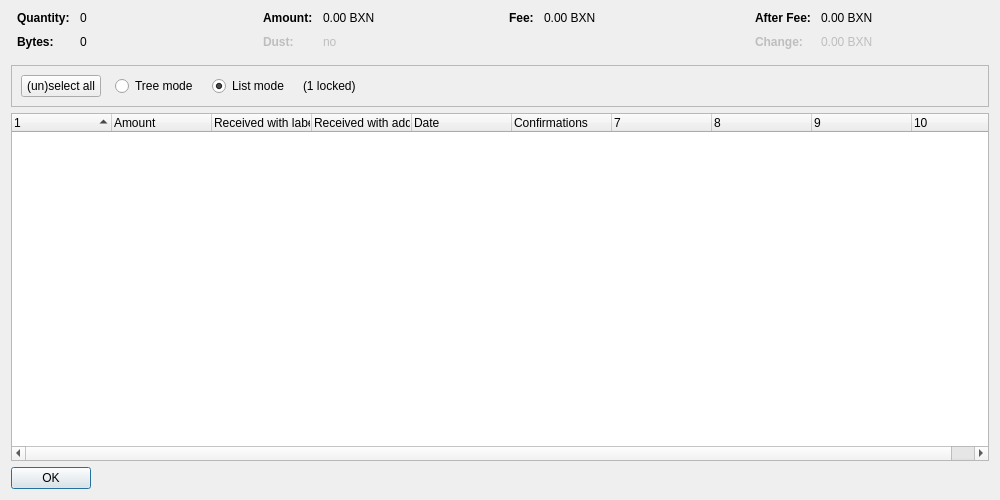
<?xml version="1.0" encoding="UTF-8"?>
<ui version="4.0">
 <class>CoinControlDialog</class>
 <widget class="QDialog" name="CoinControlDialog">
  <property name="geometry">
   <rect>
    <x>0</x>
    <y>0</y>
    <width>1000</width>
    <height>500</height>
   </rect>
  </property>
  <property name="windowTitle">
   <string>Coin Selection</string>
  </property>
  <layout class="QVBoxLayout" name="verticalLayout">
   <item>
    <layout class="QHBoxLayout" name="horizontalLayoutTop" stretch="0,0,0,0">
     <property name="topMargin">
      <number>0</number>
     </property>
     <property name="bottomMargin">
      <number>10</number>
     </property>
     <item>
      <layout class="QFormLayout" name="formLayoutCoinControl1">
       <property name="horizontalSpacing">
        <number>10</number>
       </property>
       <property name="verticalSpacing">
        <number>10</number>
       </property>
       <property name="leftMargin">
        <number>6</number>
       </property>
       <property name="rightMargin">
        <number>6</number>
       </property>
       <item row="0" column="0">
        <widget class="QLabel" name="labelCoinControlQuantityText">
         <property name="font">
          <font>
           <weight>75</weight>
           <bold>true</bold>
          </font>
         </property>
         <property name="text">
          <string>Quantity:</string>
         </property>
        </widget>
       </item>
       <item row="0" column="1">
        <widget class="QLabel" name="labelCoinControlQuantity">
         <property name="cursor">
          <cursorShape>IBeamCursor</cursorShape>
         </property>
         <property name="contextMenuPolicy">
          <enum>Qt::ActionsContextMenu</enum>
         </property>
         <property name="text">
          <string notr="true">0</string>
         </property>
         <property name="textInteractionFlags">
          <set>Qt::LinksAccessibleByMouse|Qt::TextSelectableByKeyboard|Qt::TextSelectableByMouse</set>
         </property>
        </widget>
       </item>
       <item row="1" column="0">
        <widget class="QLabel" name="labelCoinControlBytesText">
         <property name="font">
          <font>
           <weight>75</weight>
           <bold>true</bold>
          </font>
         </property>
         <property name="text">
          <string>Bytes:</string>
         </property>
        </widget>
       </item>
       <item row="1" column="1">
        <widget class="QLabel" name="labelCoinControlBytes">
         <property name="cursor">
          <cursorShape>IBeamCursor</cursorShape>
         </property>
         <property name="contextMenuPolicy">
          <enum>Qt::ActionsContextMenu</enum>
         </property>
         <property name="text">
          <string notr="true">0</string>
         </property>
         <property name="textInteractionFlags">
          <set>Qt::LinksAccessibleByMouse|Qt::TextSelectableByKeyboard|Qt::TextSelectableByMouse</set>
         </property>
        </widget>
       </item>
      </layout>
     </item>
     <item>
      <layout class="QFormLayout" name="formLayoutCoinControl2">
       <property name="horizontalSpacing">
        <number>10</number>
       </property>
       <property name="verticalSpacing">
        <number>10</number>
       </property>
       <property name="leftMargin">
        <number>6</number>
       </property>
       <property name="rightMargin">
        <number>6</number>
       </property>
       <item row="0" column="0">
        <widget class="QLabel" name="labelCoinControlAmountText">
         <property name="font">
          <font>
           <weight>75</weight>
           <bold>true</bold>
          </font>
         </property>
         <property name="text">
          <string>Amount:</string>
         </property>
        </widget>
       </item>
       <item row="0" column="1">
        <widget class="QLabel" name="labelCoinControlAmount">
         <property name="cursor">
          <cursorShape>IBeamCursor</cursorShape>
         </property>
         <property name="contextMenuPolicy">
          <enum>Qt::ActionsContextMenu</enum>
         </property>
         <property name="text">
          <string notr="true">0.00 BXN</string>
         </property>
         <property name="textInteractionFlags">
          <set>Qt::LinksAccessibleByMouse|Qt::TextSelectableByKeyboard|Qt::TextSelectableByMouse</set>
         </property>
        </widget>
       </item>
       <item row="1" column="0">
        <widget class="QLabel" name="labelCoinControlLowOutputText">
         <property name="enabled">
          <bool>false</bool>
         </property>
         <property name="font">
          <font>
           <weight>75</weight>
           <bold>true</bold>
          </font>
         </property>
         <property name="text">
          <string>Dust:</string>
         </property>
        </widget>
       </item>
       <item row="1" column="1">
        <widget class="QLabel" name="labelCoinControlLowOutput">
         <property name="enabled">
          <bool>false</bool>
         </property>
         <property name="cursor">
          <cursorShape>IBeamCursor</cursorShape>
         </property>
         <property name="contextMenuPolicy">
          <enum>Qt::ActionsContextMenu</enum>
         </property>
         <property name="text">
          <string notr="true">no</string>
         </property>
         <property name="textInteractionFlags">
          <set>Qt::LinksAccessibleByMouse|Qt::TextSelectableByKeyboard|Qt::TextSelectableByMouse</set>
         </property>
        </widget>
       </item>
      </layout>
     </item>
     <item>
      <layout class="QFormLayout" name="formLayoutCoinControl3">
       <property name="horizontalSpacing">
        <number>10</number>
       </property>
       <property name="verticalSpacing">
        <number>10</number>
       </property>
       <property name="leftMargin">
        <number>6</number>
       </property>
       <property name="rightMargin">
        <number>6</number>
       </property>
       <item row="0" column="0">
        <widget class="QLabel" name="labelCoinControlFeeText">
         <property name="font">
          <font>
           <weight>75</weight>
           <bold>true</bold>
          </font>
         </property>
         <property name="text">
          <string>Fee:</string>
         </property>
        </widget>
       </item>
       <item row="0" column="1">
        <widget class="QLabel" name="labelCoinControlFee">
         <property name="cursor">
          <cursorShape>IBeamCursor</cursorShape>
         </property>
         <property name="contextMenuPolicy">
          <enum>Qt::ActionsContextMenu</enum>
         </property>
         <property name="text">
          <string notr="true">0.00 BXN</string>
         </property>
         <property name="textInteractionFlags">
          <set>Qt::LinksAccessibleByMouse|Qt::TextSelectableByKeyboard|Qt::TextSelectableByMouse</set>
         </property>
        </widget>
       </item>
      </layout>
     </item>
     <item>
      <layout class="QFormLayout" name="formLayoutCoinControl4">
       <property name="horizontalSpacing">
        <number>10</number>
       </property>
       <property name="verticalSpacing">
        <number>10</number>
       </property>
       <property name="leftMargin">
        <number>6</number>
       </property>
       <property name="rightMargin">
        <number>6</number>
       </property>
       <item row="0" column="0">
        <widget class="QLabel" name="labelCoinControlAfterFeeText">
         <property name="font">
          <font>
           <weight>75</weight>
           <bold>true</bold>
          </font>
         </property>
         <property name="text">
          <string>After Fee:</string>
         </property>
        </widget>
       </item>
       <item row="0" column="1">
        <widget class="QLabel" name="labelCoinControlAfterFee">
         <property name="cursor">
          <cursorShape>IBeamCursor</cursorShape>
         </property>
         <property name="contextMenuPolicy">
          <enum>Qt::ActionsContextMenu</enum>
         </property>
         <property name="text">
          <string notr="true">0.00 BXN</string>
         </property>
         <property name="textInteractionFlags">
          <set>Qt::LinksAccessibleByMouse|Qt::TextSelectableByKeyboard|Qt::TextSelectableByMouse</set>
         </property>
        </widget>
       </item>
       <item row="1" column="0">
        <widget class="QLabel" name="labelCoinControlChangeText">
         <property name="enabled">
          <bool>false</bool>
         </property>
         <property name="font">
          <font>
           <weight>75</weight>
           <bold>true</bold>
          </font>
         </property>
         <property name="text">
          <string>Change:</string>
         </property>
        </widget>
       </item>
       <item row="1" column="1">
        <widget class="QLabel" name="labelCoinControlChange">
         <property name="enabled">
          <bool>false</bool>
         </property>
         <property name="cursor">
          <cursorShape>IBeamCursor</cursorShape>
         </property>
         <property name="contextMenuPolicy">
          <enum>Qt::ActionsContextMenu</enum>
         </property>
         <property name="text">
          <string notr="true">0.00 BXN</string>
         </property>
         <property name="textInteractionFlags">
          <set>Qt::LinksAccessibleByMouse|Qt::TextSelectableByKeyboard|Qt::TextSelectableByMouse</set>
         </property>
        </widget>
       </item>
      </layout>
     </item>
    </layout>
   </item>
   <item>
    <widget class="QFrame" name="frame">
     <property name="minimumSize">
      <size>
       <width>0</width>
       <height>40</height>
      </size>
     </property>
     <property name="frameShape">
      <enum>QFrame::StyledPanel</enum>
     </property>
     <property name="frameShadow">
      <enum>QFrame::Sunken</enum>
     </property>
     <layout class="QHBoxLayout" name="horizontalLayout">
      <item>
       <layout class="QHBoxLayout" name="horizontalLayoutPanel" stretch="0,0,0,0,0">
        <property name="spacing">
         <number>14</number>
        </property>
        <item>
         <widget class="QPushButton" name="pushButtonSelectAll">
          <property name="sizePolicy">
           <sizepolicy hsizetype="Maximum" vsizetype="Fixed">
            <horstretch>0</horstretch>
            <verstretch>0</verstretch>
           </sizepolicy>
          </property>
          <property name="text">
           <string>(un)select all</string>
          </property>
          <property name="autoDefault">
           <bool>false</bool>
          </property>
         </widget>
        </item>
        <item>
         <widget class="QRadioButton" name="radioTreeMode">
          <property name="sizePolicy">
           <sizepolicy hsizetype="Maximum" vsizetype="Fixed">
            <horstretch>0</horstretch>
            <verstretch>0</verstretch>
           </sizepolicy>
          </property>
          <property name="text">
           <string>Tree mode</string>
          </property>
         </widget>
        </item>
        <item>
         <widget class="QRadioButton" name="radioListMode">
          <property name="sizePolicy">
           <sizepolicy hsizetype="Maximum" vsizetype="Fixed">
            <horstretch>0</horstretch>
            <verstretch>0</verstretch>
           </sizepolicy>
          </property>
          <property name="text">
           <string>List mode</string>
          </property>
          <property name="checked">
           <bool>true</bool>
          </property>
         </widget>
        </item>
        <item>
         <widget class="QLabel" name="labelLocked">
          <property name="text">
           <string notr="true">(1 locked)</string>
          </property>
         </widget>
        </item>
        <item>
         <spacer name="horizontalSpacer">
          <property name="orientation">
           <enum>Qt::Horizontal</enum>
          </property>
          <property name="sizeHint" stdset="0">
           <size>
            <width>40</width>
            <height>20</height>
           </size>
          </property>
         </spacer>
        </item>
       </layout>
      </item>
     </layout>
    </widget>
   </item>
   <item>
    <widget class="CoinControlTreeWidget" name="treeWidget">
     <property name="contextMenuPolicy">
      <enum>Qt::CustomContextMenu</enum>
     </property>
     <property name="sortingEnabled">
      <bool>false</bool>
     </property>
     <property name="columnCount">
      <number>10</number>
     </property>
     <attribute name="headerShowSortIndicator" stdset="0">
      <bool>true</bool>
     </attribute>
     <attribute name="headerStretchLastSection">
      <bool>false</bool>
     </attribute>
     <column>
      <property name="text">
       <string/>
      </property>
     </column>
     <column>
      <property name="text">
       <string>Amount</string>
      </property>
     </column>
     <column>
      <property name="text">
       <string>Received with label</string>
      </property>
     </column>
     <column>
      <property name="text">
       <string>Received with address</string>
      </property>
     </column>
     <column>
      <property name="text">
       <string>Date</string>
      </property>
     </column>
     <column>
      <property name="text">
       <string>Confirmations</string>
      </property>
      <property name="toolTip">
       <string>Confirmed</string>
      </property>
     </column>
     <column>
      <property name="text">
       <string/>
      </property>
     </column>
     <column>
      <property name="text">
       <string/>
      </property>
     </column>
     <column>
      <property name="text">
       <string/>
      </property>
     </column>
     <column>
      <property name="text">
       <string/>
      </property>
     </column>
    </widget>
   </item>
   <item>
    <widget class="QDialogButtonBox" name="buttonBox">
     <property name="sizePolicy">
      <sizepolicy hsizetype="Maximum" vsizetype="Fixed">
       <horstretch>0</horstretch>
       <verstretch>0</verstretch>
      </sizepolicy>
     </property>
     <property name="orientation">
      <enum>Qt::Horizontal</enum>
     </property>
     <property name="standardButtons">
      <set>QDialogButtonBox::Ok</set>
     </property>
    </widget>
   </item>
  </layout>
 </widget>
 <customwidgets>
  <customwidget>
   <class>CoinControlTreeWidget</class>
   <extends>QTreeWidget</extends>
   <header>qt/coincontroltreewidget.h</header>
  </customwidget>
 </customwidgets>
 <resources/>
 <connections/>
</ui>
